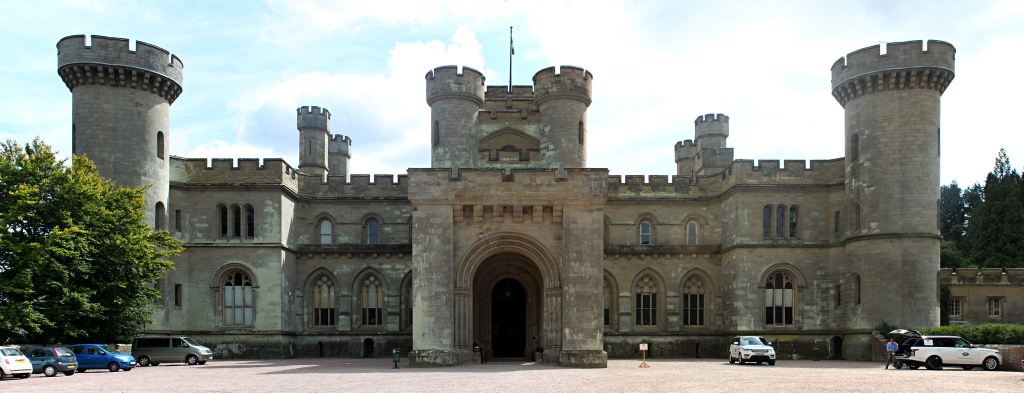
#> input picture lab8/I0.jpg, 2048 x 785 px (shown at 1/2 size)
$ python lab8.py
#> lines starting #> are read from the running program, lines starting #| are printed output that depends on the picture
import numpy as np
import cv2
import matplotlib.pyplot as plt


def generate_gaussian_kernel(sig, siz):

    assert siz % 2 == 1, "Kernel size must be odd."
    gaussian_kernel = np.zeros((siz, siz))
    center = siz // 2

    for i in range(siz):
        for j in range(siz):
            x = i - center
            y = j - center
            gaussian_kernel[i, j] = (1 / (2 * np.pi * sig**2)) * np.exp(-(x**2 + y**2) / (2 * sig**2))

    gaussian_kernel /= np.sum(gaussian_kernel)
    return gaussian_kernel

def convolution(img, mask):

    img_h,img_w = img.shape
    mask_h, mask_w = mask.shape

    assert mask_h % 2 == 1 and mask_w % 2 == 1, "Kernel dimensions must be odd."

    pad_h = mask_h // 2
    pad_w = mask_w // 2

    padded_img_h = img_h + 2 * pad_h
    padded_img_w = img_w + 2 * pad_w
    padded_img = np.zeros((padded_img_h, padded_img_w))

    for i in range(img_h):
        for j in range(img_w):
            padded_img[i + pad_h][j + pad_w] = img[i][j]

    result = np.zeros((img_h, img_w))

    for i in range(img_h):
        for j in range(img_w):
            region = []
            for x in range(mask_h):
                row = []
                for y in range(mask_w):
                    row.append(padded_img[i + x][j + y])
                region.append(row)

            value = 0
            for x in range(mask_h):
                for y in range(mask_w):
                    value += region[x][y] * mask[x][y]

            result[i, j] = value

    return result


# [44 lines left out: functions find_local_extrema, multiply_extrema_with_dog, not called in this run]


#Q1
image_path="I0.jpg"
image=cv2.imread(image_path,0)
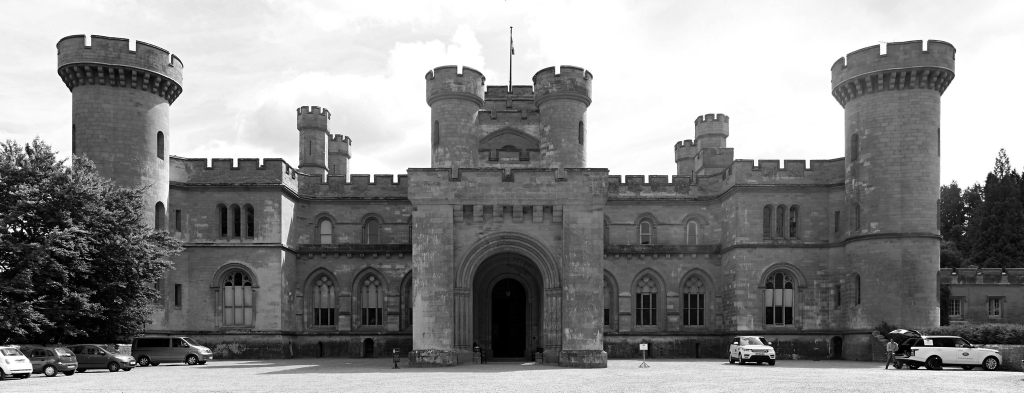
#> image: shape (785, 2048) (shown at 1/2 size); min 0, max 255, mean 138.2
if image is None:
    print("Error: the image could not be loaded.")
    exit()

plt.imshow(image)
plt.show()

#Q2_3
img_resized_400=cv2.resize(image,(400,400))
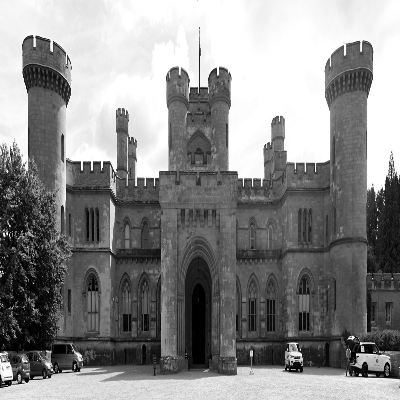
#> img_resized_400: shape (400, 400); min 0, max 255, mean 138
img_resized_200=cv2.resize(image,(200,200))
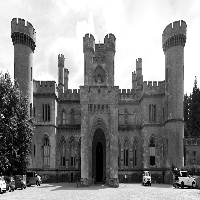
#> img_resized_200: shape (200, 200); min 0, max 255, mean 138
img_resized_100=cv2.resize(image,(100,100))
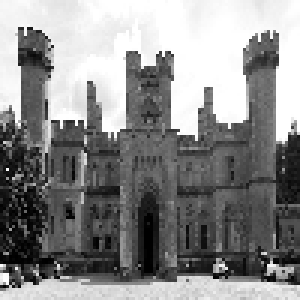
#> img_resized_100: shape (100, 100) (shown 3 times larger); min 0, max 255, mean 138
img_resized_50=cv2.resize(image,(50,50))
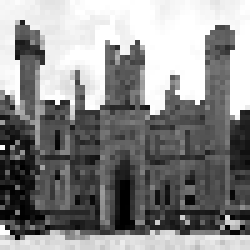
#> img_resized_50: shape (50, 50) (shown 5 times larger); min 0, max 255, mean 137.5

#Q4
size1 = 400
size2= 200
size3 =100
size4=50

sigma1= 2
sigma2= np.sqrt(2)*sigma1
sigma3= np.sqrt(2)*sigma2
sigma4= np.sqrt(2)*sigma3

# print(6*sigma1)

G1= generate_gaussian_kernel(sigma1, 11)
G2= generate_gaussian_kernel(sigma2, 17)
G3= generate_gaussian_kernel(sigma3, 23)
G4= generate_gaussian_kernel(sigma4, 33)

IG_array=[img_resized_400, img_resized_200, img_resized_100, img_resized_50]
G_array=[G1,G2,G3,G4]

octaves = []

for i in range(len(IG_array)):
    octave = []
    for j in range(len(G_array) - 1):
#> (the run stopped early here; a loop or call above may not have finished)
